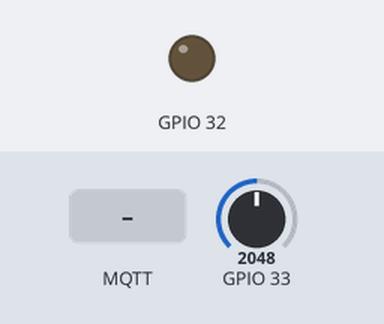
Recording of a sketch running on a simulated ESP32. On the bench: output pins drawn as LEDs (lit = HIGH). Dashed ring = blinking. The inputs (shaded band) are chosen by the test bench; at power-on: GPIO 33 = 2048. No MQTT or app messages arrive unless stated.

Above: at 1.4 s.
1.5 s: MQTT message "90" arrives on the second subscribed topic
At 1.72 s:
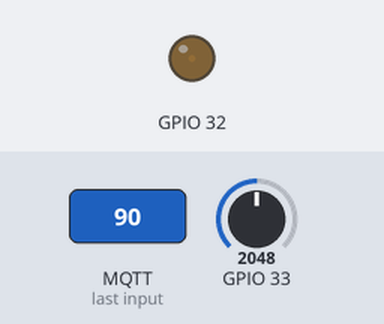
4.5 s: MQTT message "90" arrives on the first subscribed topic
At 4.78 s:
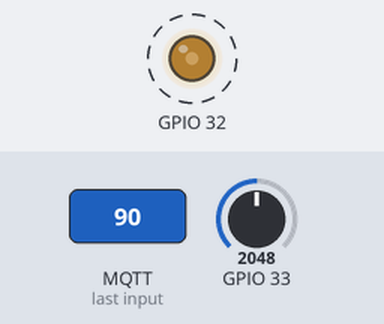
7.5 s: MQTT message "200" arrives on the first subscribed topic
10.5 s: MQTT message "1" arrives on the first subscribed topic
13.5 s: MQTT message "0" arrives on the first subscribed topic
Timing chart, 0 to 16.0 s (numbered marks = the images above; inputs shaded):
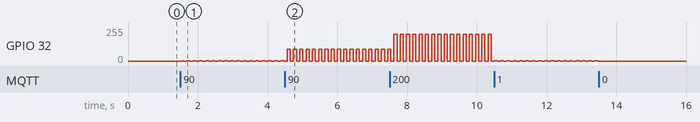

Measured:
- after the input at 1.5 s, GPIO 32: 0/255 → 1/255 after 0.07 s, then repeats every 0.18 s: 0/255 0.09 s, 1/255 0.09 s
- after the input at 13.5 s, GPIO 32: stops changing and stays 0/255

The sketch:

esp_example.ino
```cpp
#include "EspMQTTClient.h"


EspMQTTClient client(
  "HEAVEN",
  "<redacted>",
  "192.168.2.228",  // MQTT Broker server ip
  "nti",   // Can be omitted if not needed
  "nti",   // Can be omitted if not needed
  "TestClient",     // Client name that uniquely identify your device
  1883              // The MQTT port, default to 1883. this line can be omitted
);

TaskHandle_t blink_task;

volatile int blink_delay = 1;
volatile int blink_brightness = 1;

void blink_task_code(void * param){
  while(1){
    ledcWrite(0, blink_brightness);
    delay(blink_delay);
    ledcWrite(0, 0);
    delay(blink_delay);
  }

}


void setup()
{
    pinMode(33, INPUT);
    // pinMode(32, OUTPUT);
    ledcSetup(0, 5000, 8);
    ledcAttachPin(32, 0);
    ledcWrite(0, 200);

    Serial.begin(115200);
    // client.enableDebuggingMessages(); // Enable debugging messages sent to serial output
    // client.enableHTTPWebUpdater(); // Enable the web updater. User and password default to values of MQTTUsername and MQTTPassword. These can be overridded with enableHTTPWebUpdater("user", "password").
    // client.enableOTA(); // Enable OTA (Over The Air) updates. Password defaults to MQTTPassword. Port is the default OTA port. Can be overridden with enableOTA("password", port).
    client.enableLastWillMessage("/power/0", "OFF");  // You can activate the retain flag by setting the third parameter to true
    xTaskCreate(blink_task_code, "blink", 1000, 0, 0, &blink_task);

}


void onConnectionEstablished()
{
  // Subscribe to "mytopic/test" and display received message to Serial
  client.subscribe("/act/led/0", [](const String & payload) {
    // ledcWrite(0, payload.toInt());
    blink_brightness = payload.toInt();
  });

  client.subscribe("/act/delay/0", [](const String & payload) {
    blink_delay = payload.toInt();
  });

  // Subscribe to "mytopic/wildcardtest/#" and display received message to Serial
//   client.subscribe("mytopic/wildcardtest/#", [](const String & topic, const String & payload) {
//     Serial.println("(From wildcard) topic: " + topic + ", payload: " + payload);
//   });

  // Publish a message to "mytopic/test"
  client.publish("/power/0", "ON"); // You can activate the retain flag by setting the third parameter to true
  // Execute delayed instructions
//   client.executeDelayed(5 * 1000, []() {
//     client.publish("mytopic/wildcardtest/test123", "This is a message sent 5 seconds later");
//   });
}


unsigned long last_publish = 0;

void loop()
{
	client.loop();

    unsigned long m = millis();
    if(m - last_publish > 333){
        last_publish = m;
        int val = analogRead(33);
        client.publish("/sensors/pot/0", String("pot value=") + val);
    }

}
```
